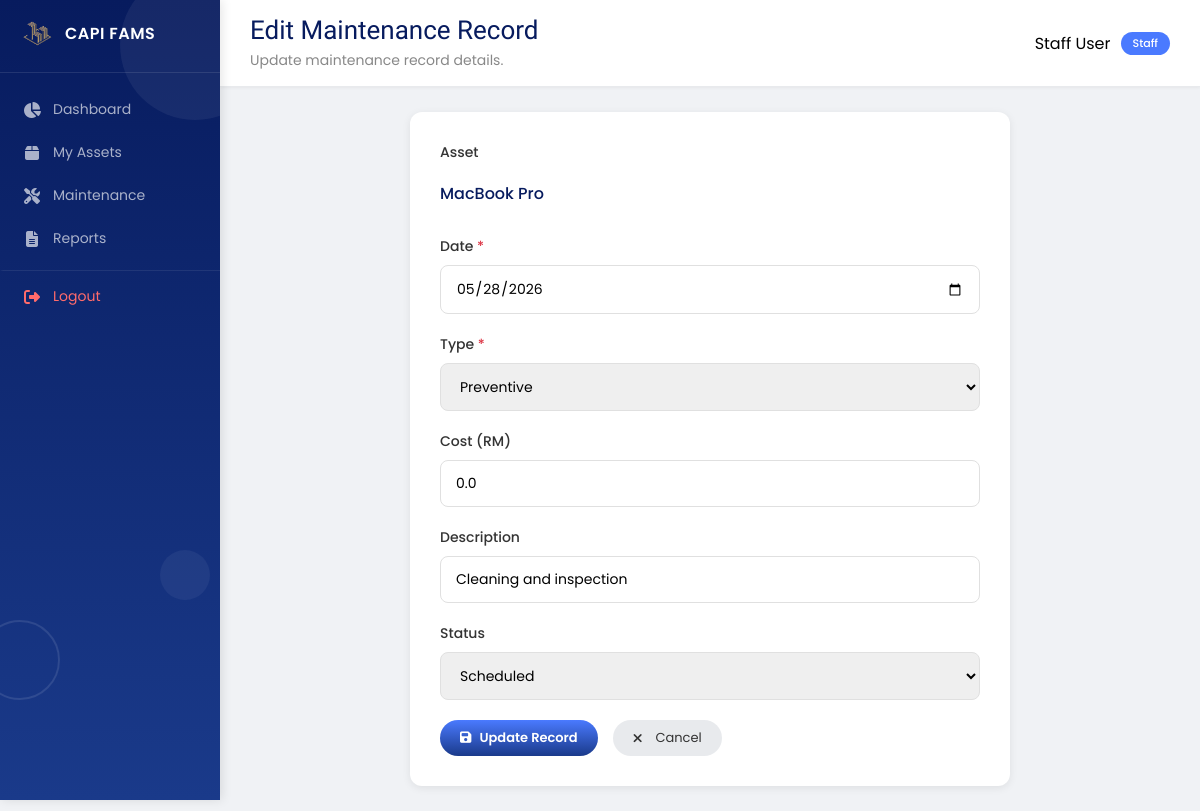
Screenshot of /maintenance/edit/2 (signed in) with the database file from the repository.
### tables this page shows
CREATE TABLE assets (
        id INTEGER PRIMARY KEY AUTOINCREMENT,
        name TEXT NOT NULL,
        serial TEXT UNIQUE NOT NULL,
        category TEXT,
        assigned_to INTEGER,
        status TEXT DEFAULT 'Available',
        assigned_date DATETIME,
        FOREIGN KEY (assigned_to) REFERENCES users(id)
    );

CREATE TABLE maintenance (
        id INTEGER PRIMARY KEY AUTOINCREMENT,
        asset_id INTEGER NOT NULL,
        maintenance_date DATE NOT NULL,
        type TEXT NOT NULL,
        description TEXT,
        cost REAL DEFAULT 0,
        status TEXT DEFAULT 'Scheduled',
        performed_by TEXT,
        FOREIGN KEY (asset_id) REFERENCES assets(id)
    );

### fams.py (the view, shortened to what this page needs)
@app.route('/maintenance/edit/<int:record_id>', methods=['GET', 'POST'])
def edit_maintenance(record_id):
    if 'user_id' not in session:
        return redirect(url_for('login_page'))
    db = get_db()
    record = db.execute('''
        SELECT maintenance.*, assets.name as asset_name
        FROM maintenance
        LEFT JOIN assets ON maintenance.asset_id = assets.id
        WHERE maintenance.id = ?
    ''', (record_id,)).fetchone()
    if not record:
        flash('Record not found')
        return redirect(url_for('maintenance'))
    assets = Asset.get_all()
    return render_template('edit_maintenance.html', record=record, assets=assets)

### fams.py (called while the page is built)
def get_db():
    conn = sqlite3.connect(Config.DATABASE)
    conn.row_factory = sqlite3.Row
    return conn

### models/asset.py (called while the page is built)
    @staticmethod
    def get_db():
        conn = sqlite3.connect(Config.DATABASE)
        conn.row_factory = sqlite3.Row
        return conn

    @staticmethod
    def get_all():
        conn = Asset.get_db()
        assets = conn.execute(
            'SELECT * FROM assets ORDER BY id DESC'
        ).fetchall()
        conn.close()
        return assets

### templates/edit_maintenance.html (shortened to what this page needs)
{% extends "base.html" %}
{% block welcome %}
<h1 style="font-family: 'Yeseva One', cursive; font-weight: normal; font-size: 26px; color: #071b5e; margin: 0;">
    Edit Maintenance Record
</h1>
<p style="font-size: 14px; color: #888; margin: 5px 0 0 0;">
    Update maintenance record details.
</p>
{% endblock %}
{% block content %}
<div class="form-container">
    <form method="POST">
        <div class="form-group">
            <label>Asset</label>
            <p style="padding: 10px 0; font-weight: 500; color: #071b5e;">{{ record.asset_name }}</p>
        </div>
        <div class="form-group">
            <label>Date <span class="required">*</span></label>
            <input type="date" name="maintenance_date" value="{{ record.maintenance_date }}" required>
        </div>
        <div class="form-group">
            <label>Type <span class="required">*</span></label>
            <select name="type" required>
                <option value="Preventive" {% if record.type == 'Preventive' %}selected{% endif %}>Preventive</option>
            </select>
        </div>
        <div class="form-group">
            <label>Cost (RM)</label>
            <input type="number" name="cost" step="0.01" value="{{ record.cost }}">
        </div>
        <div class="form-group">
            <label>Description</label>
            <input type="text" name="description" value="{{ record.description|default('') }}" placeholder="Brief description">
        </div>
        <div class="form-group">
            <label>Status</label>
            <select name="status">
                <option value="Scheduled" {% if record.status == 'Scheduled' %}selected{% endif %}>Scheduled</option>
            </select>
        </div>
        <div class="form-actions">
            <button type="submit" class="btn-primary"><i class="fas fa-save"></i> Update Record</button>
            <a href="{{ url_for('maintenance') }}" class="btn-secondary"><i class="fas fa-times"></i> Cancel</a>
        </div>
    </form>
</div>
{% endblock %}

### static/css/style.css (style rules this page uses)
* { margin: 0; padding: 0; box-sizing: border-box; }
body { font-family: 'Poppins', sans-serif; background: #f0f2f5; display: flex; }
.top-bar h1 { color: #071b5e; font-size: 20px; margin: 0; }
.top-bar p { color: #666; font-size: 13px; margin: 2px 0 0 0; }
.btn-primary { background: linear-gradient(180deg, #4a7aff, #1a3a8a); color: white; border: none; padding: 8px 20px; border-radius: 25px; font-weight: 600; cursor: pointer; font-size: 13px; transition: 0.3s; font-family: 'Poppins', sans-serif; }
.btn-secondary { background: #e8eaed; color: #333; border: none; padding: 8px 20px; border-radius: 25px; cursor: pointer; font-size: 13px; transition: 0.3s; font-family: 'Poppins', sans-serif; text-decoration: none; display: inline-block; }
.form-container { max-width: 550px; margin: 0 auto; background: white; padding: 25px; border-radius: 10px; box-shadow: 0 1px 3px rgba(0,0,0,0.08); }
.form-group { margin-bottom: 15px; }
.form-group label { display: block; margin-bottom: 5px; font-weight: 500; color: #333; font-size: 13px; }
.form-group input { width: 100%; padding: 10px 14px; border: 1.5px solid #e0e0e0; border-radius: 8px; font-size: 13px; transition: 0.3s; font-family: 'Poppins', sans-serif; }
.form-actions { display: flex; gap: 12px; margin-top: 5px; }
.form-actions a { text-decoration: none; display: inline-flex; align-items: center; }
.welcome-text h1 { font-family: 'Yeseva One', cursive !important; font-weight: normal !important; font-size: 26px !important; color: #071b5e !important; margin: 0 !important; }
.welcome-text p { font-size: 14px !important; color: #888 !important; margin: 5px 0 0 0 !important; }

### templates/edit_maintenance.html (style rules this page uses)
.form-container { max-width: 600px; margin: 0 auto; background: white; padding: 30px; border-radius: 12px; box-shadow: 0 2px 8px rgba(0,0,0,0.08); }
.form-group { margin-bottom: 20px; }
.form-group label { display: block; margin-bottom: 8px; font-weight: 500; color: #333; font-size: 14px; }
.form-group .required { color: #dc3545; }
.form-group input, .form-group select { width: 100%; padding: 12px 15px; border: 1.5px solid #e0e0e0; border-radius: 8px; font-size: 14px; transition: 0.3s; box-sizing: border-box; font-family: 'Poppins', sans-serif; }
.form-actions { display: flex; gap: 15px; margin-top: 10px; }
.form-actions a { text-decoration: none; display: inline-flex; align-items: center; gap: 8px; }
.btn-primary i, .btn-secondary i { margin-right: 5px; }

### rows the page displays
assets: asset_name "MacBook Pro"
maintenance: maintenance_date "05/28/2026", type "Preventive", cost "0.0", description "Cleaning and inspection", status "Scheduled"

### other values shown
{{ session.get('name', 'User') }} "Staff User"
{{ session.get('role', 'staff')|title }} "Staff"
